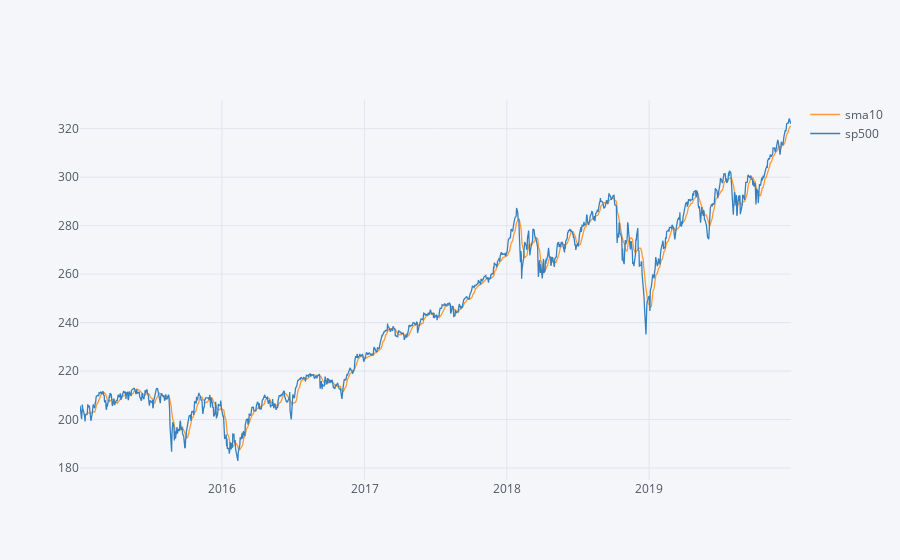

The notebook cell this image was saved under:
### Markdown cell above
To compare for trading signals:

### Code cell
spy[['sma10','sp500']].iplot(kind='line')

### Figure 1 — Plotly figure (JSON) as saved in the notebook; plotly's stock layout.template omitted (floating-point values rounded to 4 significant figures; data arrays with more than 128 entries replaced by an {"elided": "..."} marker saying what was removed)
{"data": [{"line": {"color": "rgba(255, 153, 51, 1.0)", "dash": "solid", "shape": "linear", "width": 1.3}, "mode": "lines", "name": "sma10", "text": "", "type": "scatter", "x": {"elided": "1258 str values"}, "y": {"elided": "1258 mixed values"}}, {"line": {"color": "rgba(55, 128, 191, 1.0)", "dash": "solid", "shape": "linear", "width": 1.3}, "mode": "lines", "name": "sp500", "text": "", "type": "scatter", "x": {"elided": "1258 str values"}, "y": {"elided": "1258 float values"}}], "layout": {"legend": {"bgcolor": "#F5F6F9", "font": {"color": "#4D5663"}}, "paper_bgcolor": "#F5F6F9", "plot_bgcolor": "#F5F6F9", "title": {"font": {"color": "#4D5663"}}, "xaxis": {"gridcolor": "#E1E5ED", "showgrid": true, "tickfont": {"color": "#4D5663"}, "title": {"font": {"color": "#4D5663"}, "text": ""}, "zerolinecolor": "#E1E5ED"}, "yaxis": {"gridcolor": "#E1E5ED", "showgrid": true, "tickfont": {"color": "#4D5663"}, "title": {"font": {"color": "#4D5663"}, "text": ""}, "zerolinecolor": "#E1E5ED"}}}
